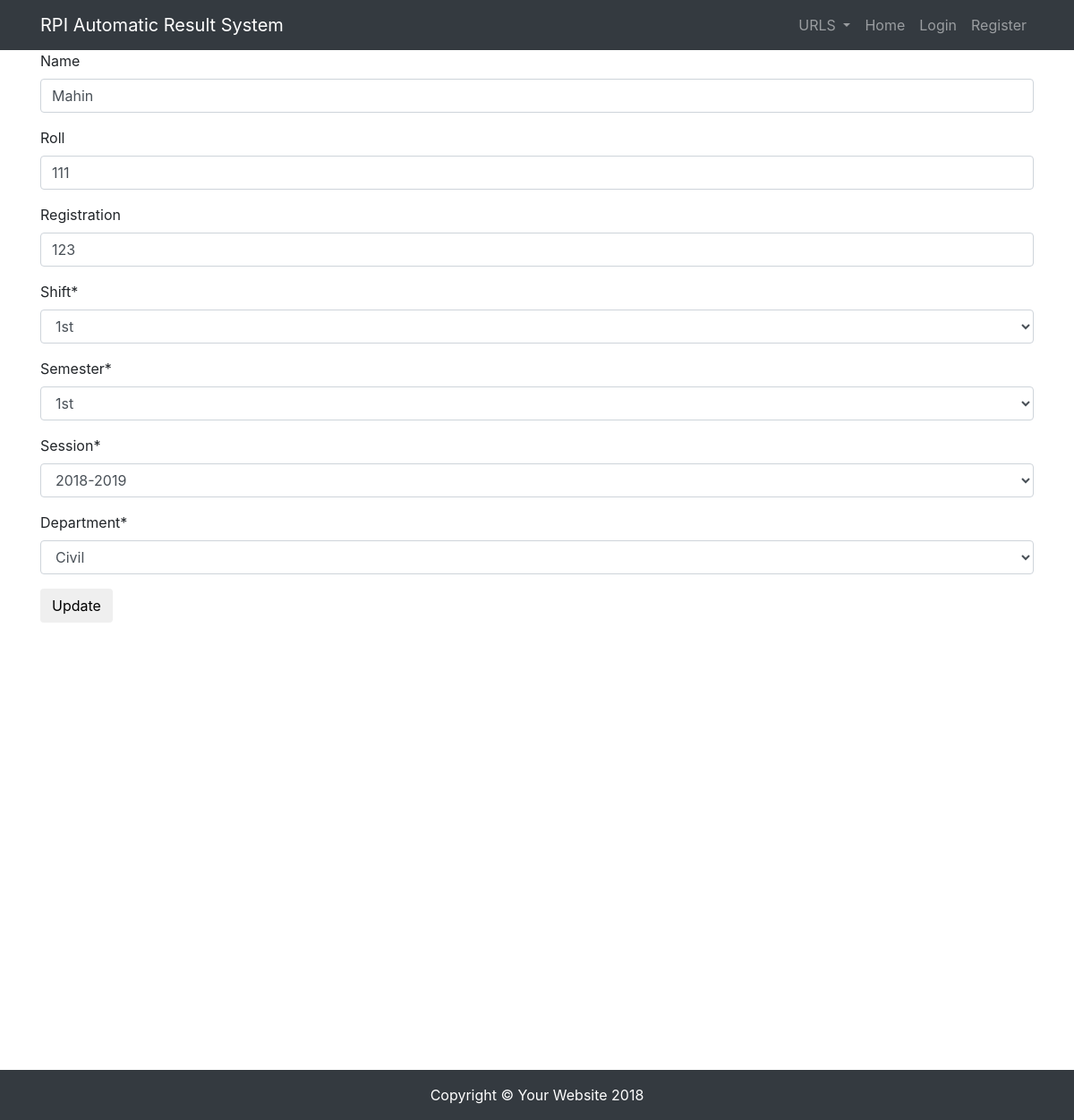
The page /student/mahin on the database as committed earlier.
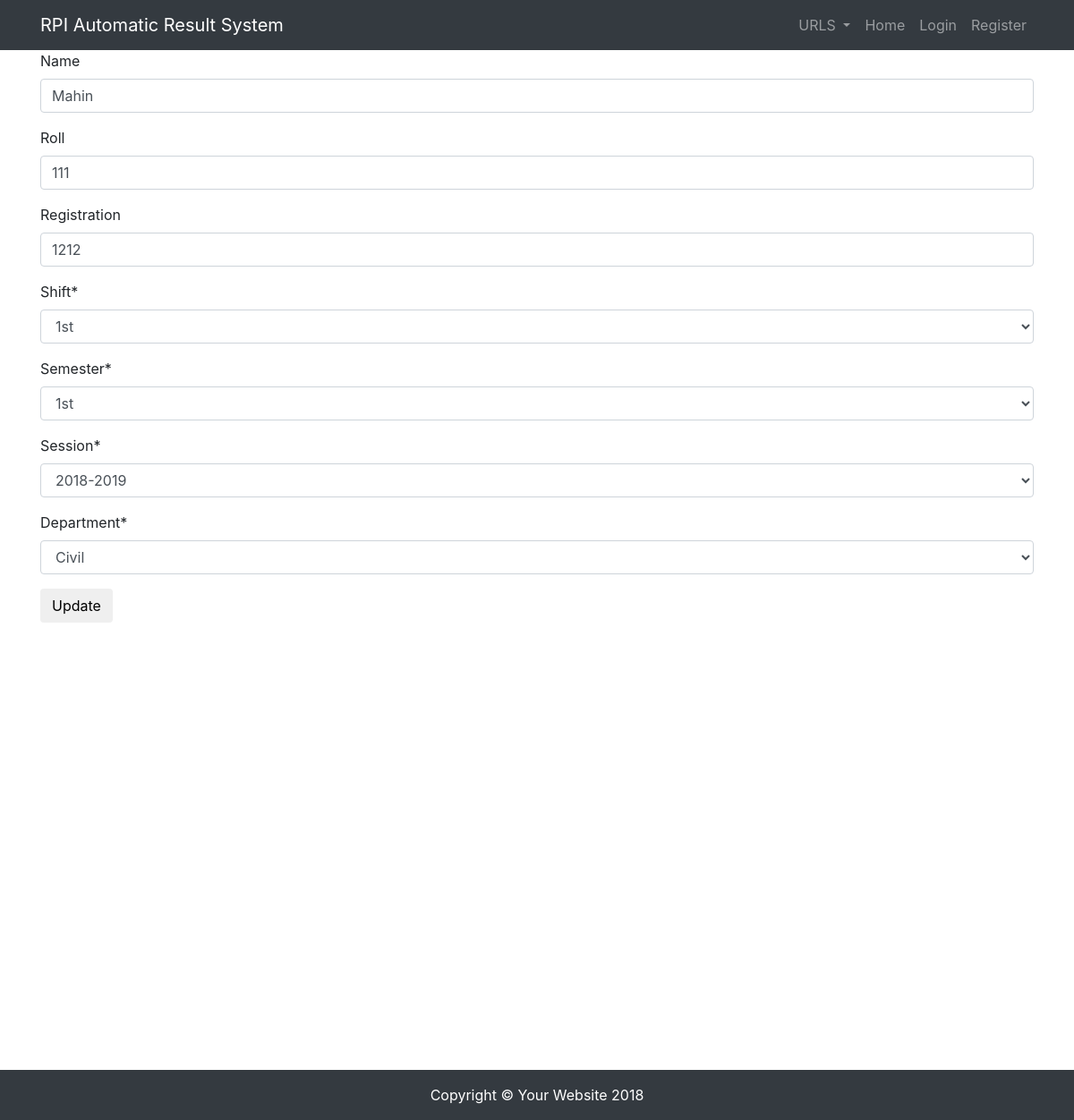
The same page on the database as committed later.
### rpiapp/models.py (models this page shows, shortened)
class Student(models.Model):
    SHIFT = (
        ('1', '1st'),
        ('2', '2nd'),
    )
    SEMESTER = (
        ('1st', '1st'),
        ('2nd', '2nd'),
        ('3rd', '3rd'),
        ('4th', '4th'),
        ('5th', '5th'),
        ('6th', '6th'),
        ('7th', '7th'),
        ('8th', '8th'),
    )
    SESSION = (
        ([tuple(str(str(str(int(i[0])) + '-' + str(int(i[0] + 1))) + ', ' + str(
            str(int(i[0])) + '-' + str(int(i[0] + 1)))).split(',')) for i in
          tuple(map(lambda *x: x, (tuple([i for i in range(2016, 2050)]))))])
    )
    DEPARTMENT = (
        ('computer', 'Computer'),
        ('civil', 'Civil'),
        ('electrical', 'Electrical'),
        ('electronics', 'Electronics'),
        ('mechanical', 'Mechanical'),
        ('power', 'Power'),
        ('electromedical', 'Electromedical'),
        ('mechatronics', 'Mechatronics'),
    )
    s_name = models.CharField(max_length=250, blank=True, verbose_name='Name')
    s_roll = models.IntegerField(default=0, blank=True, verbose_name='Roll')
    s_reg = models.IntegerField(default=0, blank=True, verbose_name='Registration')
    s_shift = models.CharField(max_length=10, choices=SHIFT, verbose_name='Shift')
    s_semester = models.CharField(max_length=10, choices=SEMESTER, verbose_name='Semester')
    s_session = models.CharField(max_length=10, choices=SESSION, verbose_name='Session')
    s_department = models.CharField(max_length=50, choices=DEPARTMENT, verbose_name='Department')
    slug = models.SlugField(unique=True, null=True)

### rpiapp/views.py (the view, shortened to what this page needs)
# urls.py: url(r'^student/(?P<slug>[-\w]+)$', StudentDetailView.as_view(), name='student_details_view'),
class StudentDetailView(SuccessMessageMixin, ModelFormMixin, MultipleObjectMixin, DetailView):
    model = Student
    form_class = StudentForm
    template_name = 'student_details_view.html'
    success_message = "Student has been updated."
    def get_context_data(self, *args, **kwargs):
        context = super(StudentDetailView, self).get_context_data(*args, **kwargs)
        return context

### rpiapp/forms.py
class StudentForm(forms.ModelForm):
    class Meta:
        model = Student
        fields = ['s_name', 's_roll', 's_reg', 's_shift', 's_semester', 's_session', 's_department']

### rpiapp/views.py (called while the page is built)
    def get_object(self, queryset=None, *args, **kwargs):
        slug = self.kwargs.get('slug')
        if slug:
            try:
                obj = self.model.objects.get(slug=slug)
                return obj
            except self.model.MultipleObjectsReturned:
                obj = self.get_queryset().first()
            except:
                obj = None
            return obj
        return Http404

### rpiapp/templates/student_details_view.html
{% extends 'base.html' %}
{% load crispy_forms_tags %}
{% block content %}
    <form method="" action="{{ request.path}}{{ '/update/' }}">{% csrf_token %}
        {{ form|crispy}}
        <button type="submit" class="btn btn-default">Update</button>
    </form>
{% endblock %}

Rows that differ between the two databases and show on the page:
changed Student "Mahin": s_reg "123" → "1212"
